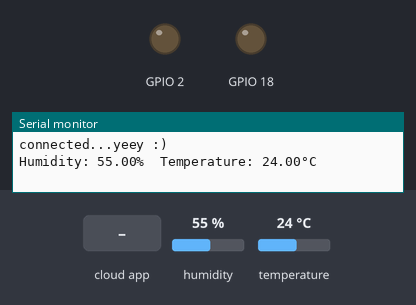
The sketch below on a simulated ESP32. Shown: output pins drawn as LEDs (lit = HIGH), the last lines printed to the serial monitor. Inputs (shaded band) come from the test bench; at power-on: humidity 55 %, temperature 24 °C. WiFi joins after 1.5 s; servers stay silent unless stated; the Firebase database answers and starts empty.

Above: at 2.7 s.
2.8 s: the phone or cloud app sets solo to 1
At 6.1 s:
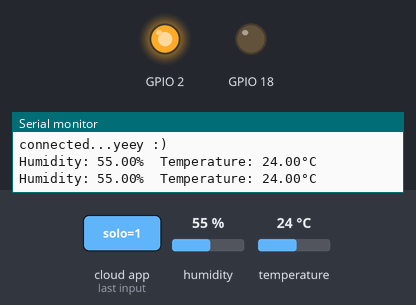
6.9 s: the phone or cloud app sets solo to 0
At 10.2 s:
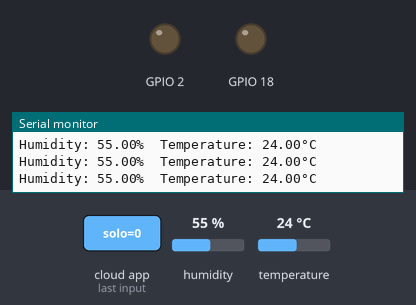
Timing chart, 0 to 11.7 s (numbered marks = the images above; inputs shaded):
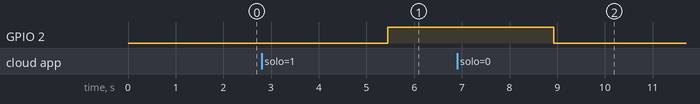

The sketch:

FIREBASE_DHT11_DEMO_FUNCIONAL.ino
```cpp
#include <WiFiManager.h>
#include <ESP32Firebase.h>
#include "DHT.h"

#define DHTPIN 19

#define DHTTYPE DHT11   // DHT 11
DHT dht(DHTPIN, DHTTYPE);

#define REFERENCE_URL "https://iotirrigacao-default-rtdb.firebaseio.com/"  // Your Firebase project reference url

Firebase firebase(REFERENCE_URL);

void setup() {
  Serial.begin(9600);
  pinMode(18,OUTPUT);


  pinMode(2,OUTPUT);


   dht.begin();
 WiFiManager wm;

        bool res;
        res = wm.autoConnect("AutoConnectAP");
        if(!res) {
        Serial.println("Failed to connect");
        digitalWrite(15,LOW);
        // ESP.restart();
    }
    else {
        //if you get here you have connected to the WiFi
        Serial.println("connected...yeey :)");
          digitalWrite(15,HIGH);
    }


}

void loop() {
  float h = dht.readHumidity();
  float t = dht.readTemperature();  // Reading temperature as Celsius (the default)

  Serial.print("Humidity: ");
  Serial.print(h);

  Serial.print("%  Temperature: ");
  Serial.print(t);
  Serial.println("°C ");

  firebase.setFloat ("Temp",t);

  firebase.setFloat ("Humidity",h);
 int command = firebase.getInt("solo"); // Get data from database.

  if(command == 0){ //  STOP
    digitalWrite(2, LOW);

  }
    if(command == 1){ //  STOP
    digitalWrite(2, HIGH);

  }


  delay(3000);
}
```

Measured:
- after the input at 2.8 s, GPIO 2: LOW → HIGH after 2.7 s
- after the input at 6.9 s, GPIO 2: HIGH → LOW after 2.0 s
